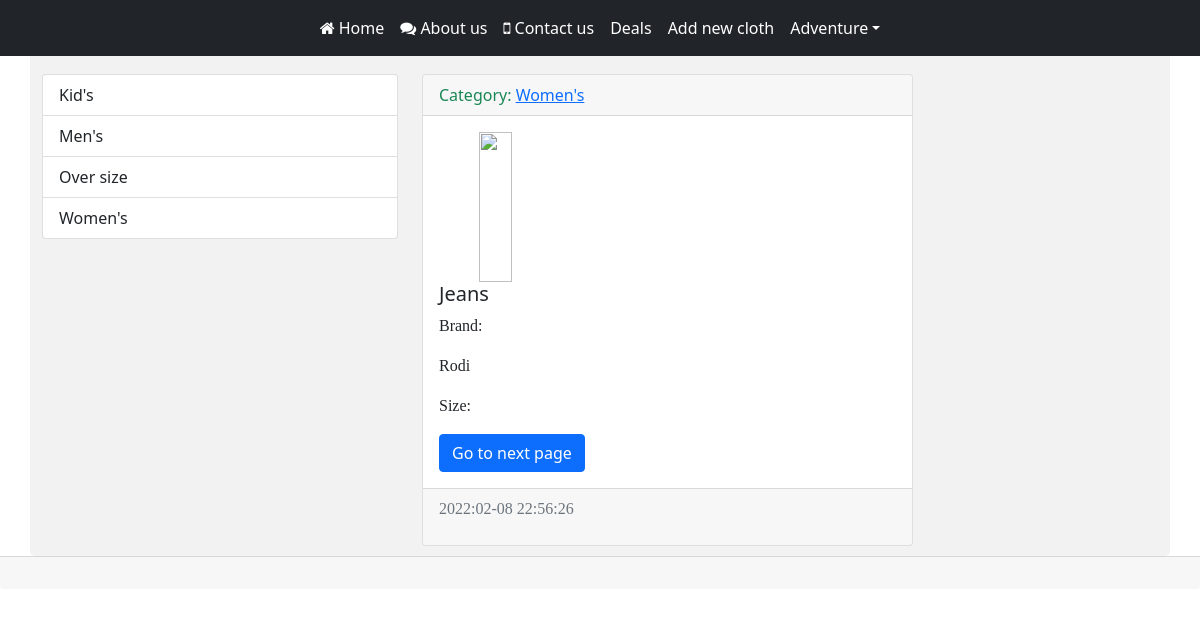
Screenshot of /view_clothes/10 with the database file from the repository.
### reishop/models.py (models this page shows, shortened)
class Category(models.Model):
    cloth_name = models.CharField(max_length=150, db_index=True, verbose_name="Category")
    def get_absolute_url(self):
        return reverse('category', kwargs={"category_id": self.pk})
    def __str__(self):
        return self.cloth_name
    class Meta:
        verbose_name = 'Category'
        verbose_name_plural = 'Categories'
        ordering = ['cloth_name']

class Clothes(models.Model):
    id = models.IntegerField(primary_key=True, verbose_name='Number')
    cloth_name = models.CharField(max_length=200, verbose_name='Title')
    cloth_brand = models.CharField(max_length=200, verbose_name='Brand Name')
    cloth_size = models.CharField(max_length=200, verbose_name='Size')
    cloth_date_release = models.DateTimeField(auto_now_add=True, verbose_name='Date')
    photo = models.ImageField(upload_to='photos/%Y/%m/%d', default='')
    category = models.ForeignKey('Category', on_delete=models.PROTECT, null=True, verbose_name='Category')
    is_published = models.BooleanField(default=True, verbose_name='Published')
    class Meta:
        verbose_name = 'Clothes'
        verbose_name_plural = 'Clothes'
        ordering = ['cloth_date_release']

### reishop/views.py (the view)
# urls.py: path('view_clothes/<int:pk>', ClothView.as_view(), name='view_clothes'),
class ClothView(DetailView):
    model = Clothes
    context_object_name = 'collection_item'

### reishop/templatetags/cloth_tags.py (called while the page is built)
@register.simple_tag(name='categoryFind')
def find_category():
    return Category.objects.all()

### reishop/templates/reishop/clothes_detail.html (shortened to what this page needs)
{% extends 'Base.html' %}
{% block sidebar %}
{% include '_sidebar.html' %}
{% endblock %}
{% block content %}
<div class="col-md-8">
	<div class="card">
		<div class="card-header {% cycle 'text-success' 'text-danger' %}">
			Category: <a href="{{ collection_item.category.get_absolute_url }}">{{ collection_item.category }}</a>
		</div>
		<div class="card-body">
			<div class="media">
				<div class="media-body">
					{% if collection.photo %}
					<img src="{{ collection_item.photo.url }}" width="300">
					{% else %}
					<img src="https://bitsofco.de/content/images/2018/12/broken-1.png" width="300">
					{% endif %}
			<h5 class="card-title">{{collection_item.cloth_name}}</h5>
			<p class="card-text">Brand: {{collection_item.cloth_brand|linebreaks}}</p>
			<p class="card-size">Size: {{collection_item.cloth_size}}</p>
			<a href="#" class="btn btn-primary">Go to next page</a>
				</div>
				</div>
		</div>
		<div class="card-footer text-muted">
			<p>{{collection_item.cloth_date_release|date:"Y:m-d H:i:s"}}</p>
		</div>
	</div>
			</div>
{% endblock %}

### templates/_sidebar.html
	{% load cloth_tags %}
			<div class="list-group ">
				{% categoryFind as categories %}
				{% for i in categories %}
                   <a href="{% url 'category' i.pk  %}" class="list-group-item list-group-item-action" aria-current="true">
                    {{ i.cloth_name }}
                   {% endfor %}
  				</a>
			</div>

### reishop/templates/reishop/style.css (style rules this page uses)
p { max-width: 100%; font-family: 'Lora', serif; }
img { display: inline-block; height: 150px; width: 27%; margin-right: 45px; margin-left: 40px; }
body { background-color: #f2f2f2; }

### rows the page displays
Category: cloth_name "Kid's"
Category: cloth_name "Men's"
Category: cloth_name "Over size"
Category: cloth_name "Women's"
Clothes: category "Women's", cloth_name "Jeans", cloth_brand "Rodi", cloth_date_release "2022:02-08 22:56:26"
